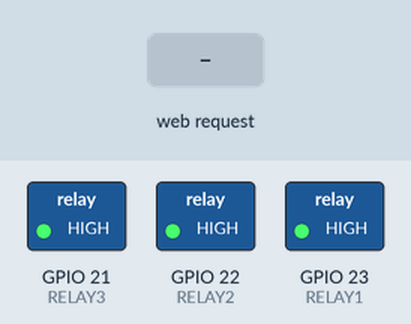
Simulated run of this sketch. Board: ESP32. Shown: switched loads named in the sketch (green lamp = pin HIGH). Inputs (shaded band) come from the test bench. What the sketch prints to the serial monitor is not drawn.

Above: at 1.2 s.
1.3 s: HTTP request GET /relay1 received
At 2.5 s:
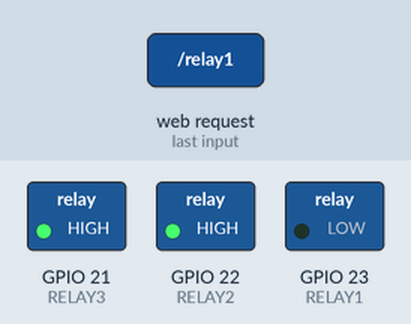
2.8 s: HTTP request GET /relay2 received
At 3.6 s:
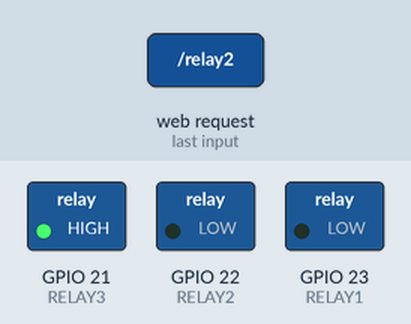
4.3 s: HTTP request GET /relay3 received
At 4.8 s:
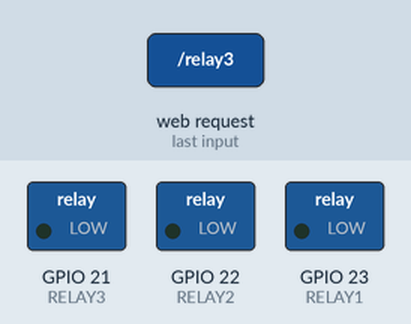
5.8 s: HTTP request GET /relay1 received
At 7.0 s:
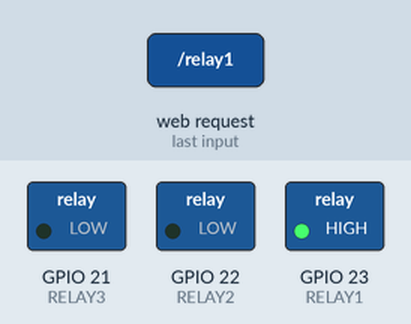
7.3 s: HTTP request GET /relay2 received
At 8.3 s:
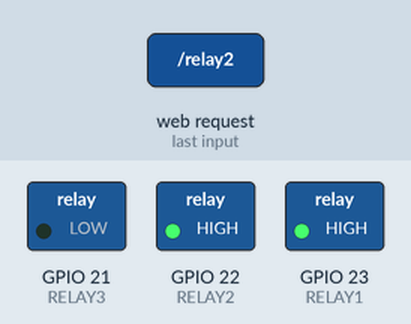
Timing chart, 0 to 9.8 s (numbered marks = the images above; inputs shaded):
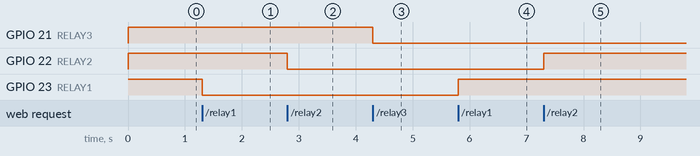

Measured:
- after the input at 1.3 s, GPIO 23 (RELAY1): HIGH → LOW at once
- after the input at 2.8 s, GPIO 22 (RELAY2): HIGH → LOW at once
- after the input at 4.3 s, GPIO 21 (RELAY3): HIGH → LOW at once
- after the input at 5.8 s, GPIO 23 (RELAY1): LOW → HIGH at once
- after the input at 7.3 s, GPIO 22 (RELAY2): LOW → HIGH at once

The sketch:

smart_home_web.ino
```cpp
#include <WiFi.h>
#include <WebServer.h>
#include <DNSServer.h>

const char* ssid = "ESP32_Home";
const char* password = "12345678";

WebServer server(80);
DNSServer dnsServer;

#define RELAY1 23
#define RELAY2 22
#define RELAY3 21

bool relay1State = false;
bool relay2State = false;
bool relay3State = false;

void handleRoot() {
  String html = R"rawliteral(
<!DOCTYPE html>
<html>
<head>
<meta name="viewport" content="width=device-width, initial-scale=1">
<title>Smart Home Control</title>
<style>
*{
  margin:0;
  padding:0;
  box-sizing:border-box;
  font-family:Arial;
}

body{
  background:#0f172a;
  color:white;
  text-align:center;
  padding:20px;
}

.container{
  max-width:450px;
  margin:auto;
}

h1{
  margin-top:20px;
  margin-bottom:30px;
  font-size:28px;
}

.card{
  background:#1e293b;
  border-radius:20px;
  padding:20px;
  margin-bottom:20px;
  box-shadow:0 8px 20px rgba(0,0,0,0.3);
}

.device{
  display:flex;
  justify-content:space-between;
  align-items:center;
  font-size:20px;
}

.btn{
  border:none;
  padding:14px 24px;
  border-radius:12px;
  font-size:16px;
  cursor:pointer;
  font-weight:bold;
}

.on{
  background:#22c55e;
  color:white;
}

.off{
  background:#ef4444;
  color:white;
}
</style>
</head>
<body>

<div class="container">
<h1>Smart Home Automation</h1>
)rawliteral";

  html += "<div class='card'><div class='device'><span>Relay 1</span>";
  html += "<a href='/relay1'><button class='btn ";
  html += (relay1State ? "on'>ON" : "off'>OFF");
  html += "</button></a></div></div>";

  html += "<div class='card'><div class='device'><span>Relay 2</span>";
  html += "<a href='/relay2'><button class='btn ";
  html += (relay2State ? "on'>ON" : "off'>OFF");
  html += "</button></a></div></div>";

  html += "<div class='card'><div class='device'><span>Relay 3</span>";
  html += "<a href='/relay3'><button class='btn ";
  html += (relay3State ? "on'>ON" : "off'>OFF");
  html += "</button></a></div></div>";

  html += R"rawliteral(
</div>

</body>
</html>
)rawliteral";

  server.send(200, "text/html", html);
}

void toggleRelay1() {
  relay1State = !relay1State;
  digitalWrite(RELAY1, relay1State ? LOW : HIGH);
  handleRoot();
}

void toggleRelay2() {
  relay2State = !relay2State;
  digitalWrite(RELAY2, relay2State ? LOW : HIGH);
  handleRoot();
}

void toggleRelay3() {
  relay3State = !relay3State;
  digitalWrite(RELAY3, relay3State ? LOW : HIGH);
  handleRoot();
}

void setup() {
  Serial.begin(115200);

  pinMode(RELAY1, OUTPUT);
  pinMode(RELAY2, OUTPUT);
  pinMode(RELAY3, OUTPUT);

  // Relay OFF at startup (Active LOW)
  digitalWrite(RELAY1, HIGH);
  digitalWrite(RELAY2, HIGH);
  digitalWrite(RELAY3, HIGH);

  // Start Access Point
  WiFi.softAP(ssid, password);

  IPAddress myIP = WiFi.softAPIP();
  Serial.println("WiFi Started");
  Serial.print("IP Address: ");
  Serial.println(myIP);

  // DNS Auto Redirect (Captive Portal)
  dnsServer.start(53, "*", myIP);

  server.on("/", handleRoot);
  server.on("/relay1", toggleRelay1);
  server.on("/relay2", toggleRelay2);
  server.on("/relay3", toggleRelay3);

  // Redirect all unknown URLs to home page
  server.onNotFound([]() {
    handleRoot();
  });

  server.begin();
  Serial.println("Web Server Started");
}

void loop() {
  dnsServer.processNextRequest();
  server.handleClient();
}
```
